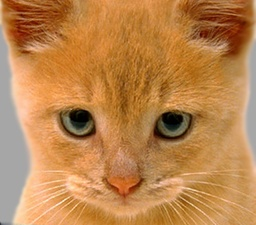
#> input picture cat2.jpg, 256 x 225 px, shrunk from 410 x 361 before the run
$ python edge.py
#> lines starting #> are read from the running program, lines starting #| are printed output that depends on the picture
import cv2
import numpy as np
from math import ceil, pi, tan, e, atan

DATATYPE = np.uint8

# Returns an array of stick kernels.
# It can have more tiles in the stick than the size, but it preserves the same behaviour.
def makeStickKernels(size,stick_count):
    angle_step = 2 * pi / stick_count
    kernels = []

    for step in range(stick_count):
        angle = step * angle_step

        kernel = [[0 for i in range(size)] for j in range(size)]

        slope = tan(angle)
        intercept = (size / 2) * (1 - slope)

        if (abs(slope) < size):
            x_intercepts = [slope * x + intercept for x in range(size)]
            for x in range(size):
                pos = x_intercepts[x]
                if pos < size and pos >= 0:
                    kernel[x][int(pos)] = 1
                    if (x > 0):
                        kernel[x - 1][int(pos)] = 1

        if (abs(slope) > 1 / size):
            y_intercepts = [(y - intercept) / slope for y in range(size)]
            for y in range(size):
                pos = y_intercepts[y]
                if pos < size and pos >= 0:
                    kernel[int(pos)][y] = 1
                    if (y > 0):
                        kernel[int(pos)][y - 1] = 1

        kernels.append(kernel)

    return kernels

# Applies the stick filter
def stickFilter(img0,stick_count,size):
    kernels = makeStickKernels(size,stick_count)

    shape = img0.shape
    filteredImage = np.zeros((shape[0] - size + 2,shape[1] - size + 2),DATATYPE)

    for y in range(size // 2 + 1,shape[1] - size // 2 - 1):
        for x in range(size // 2 + 1,shape[0] - size // 2 - 1):
            max_delta = 0
            for kernel in kernels:
                average = 0
                stick_average = 0
                for conv_y in range(size):
                    for conv_x in range(size):
                        image_x = x - (size // 2) + conv_x
                        image_y = y - (size // 2) + conv_y
                        value = img0[image_x,image_y]
                        if (kernel[conv_x][conv_y]):
                            stick_average += value
                        else:
                            average += value
                average /= size * size
                stick_average /= sum([sum(row) for row in kernel])
                delta = average - stick_average
                if (delta > max_delta):
                    max_delta = delta
            filteredImage[x - size // 2 + 1][y - size // 2 + 1] = int(max_delta)
    return filteredImage

# A basic convolution function for 2d kernels
def simpleConvolve(img,kernel):
    shape = img.shape
    kernel_shape = kernel.shape
    filteredImage = np.zeros((shape[0] - kernel_shape[0] + 1,shape[1] - kernel_shape[1] + 1),DATATYPE)
    for y in range((kernel_shape[1] - 1) // 2,shape[1] - (kernel_shape[1] - 1) // 2):
        for x in range((kernel_shape[0] - 1) // 2,shape[0] - (kernel_shape[0] - 1) // 2):
            out_x = x - (kernel_shape[0] - 1) // 2
            out_y = y - (kernel_shape[1] - 1) // 2
            accumulator = 0
            for conv_x in range(kernel_shape[0]):
                for conv_y in range(kernel_shape[1]):
                    image_x = x - (kernel_shape[0] // 2) + conv_x
                    image_y = y - (kernel_shape[1] // 2) + conv_y
                    if (image_x >= 0 and image_y >= 0 and image_x < shape[0] and image_y < shape[1]):
                        accumulator += img[image_x][image_y] * kernel[conv_x][conv_y]
            filteredImage[out_x][out_y] = int(min(255,max(accumulator,0)))
    return filteredImage

# Does a separated convolution using a gaussian filter
def gaussianConvolve(img, sigma):
    size = 2 * ceil(3 * sigma) + 1
    kernel = np.zeros((size,1))
    low  = -(size - 1) // 2
    high = (size - 1) // 2 + 1
    for i in range(low,high):
        kernel[i + (size - 1) // 2][0] = (1 / (((2 * pi) ** 0.5) * sigma)) * (e ** -((i * i) / ( 2 * sigma * sigma)))
    test = simpleConvolve(img,kernel)
    img2 = simpleConvolve(test,np.transpose(kernel))
    return img2

def gradientMagnitudeThreshholding(image):
    new_image = np.zeros((image.shape[0] - 2, image.shape[1] - 2),dtype=DATATYPE)

    # The magnitudes as pixel intensities.
    magnitude_image = np.zeros((image.shape[0] - 2, image.shape[1] - 2),dtype=np.float32)

    for y in range(1,image.shape[1] - 1):
        for x in range(1,image.shape[0] - 1):
            ix = int(-image[x][y]) + int(image[x + 1][y])
            iy = int(-image[x][y]) + int(image[x][y + 1])
            magnitude = (ix * ix + iy * iy) ** 0.5
            if (magnitude < 20):
                new_image[x - 1][y - 1] = 0
            else:
                new_image[x - 1][y - 1] = image[x][y]
            magnitude_image[x - 1][y - 1] = magnitude
    return new_image, magnitude_image

def nonMaximumSupression(image):
    new_image = np.zeros((image.shape[0] - 2, image.shape[1] - 2),dtype=DATATYPE)

    orientation_image = np.zeros((image.shape[0] - 2, image.shape[1] - 2),dtype=DATATYPE)

    for y in range(1,image.shape[1] - 1):
        for x in range(1,image.shape[0] - 1):

            # Approximation for direction
            ix = int(-image[x][y]) + int(image[x + 1][y])
            iy = int(-image[x][y]) + int(image[x][y + 1])
            if (ix == 0):
                direction = pi / 2
            else:
                direction = atan(iy/ix)

            orientation_image[x - 1][y - 1] = min(max(int(((direction + pi / 2) / pi) * 255),0),255)

            # Get closest angle and see if pixels on that angle are greater
            if (direction > 3 * pi / 8 or direction < - 3 * pi / 8):
                if (image[x][y] >= image[x][y - 1] and image[x][y] >= image[x][y + 1]):
                    new_image[x - 1][y - 1] = image[x][y]
                else:
                    new_image[x - 1][y - 1] = 0
            elif (direction > pi / 8):
                if (image[x][y] >= image[x + 1][y + 1] and image[x][y] >= image[x - 1][y - 1]):
                    new_image[x - 1][y - 1] = image[x][y]
                else:
                    new_image[x - 1][y - 1] = 0
            elif (direction < -pi / 8):
                if (image[x][y] >= image[x + 1][y - 1] and image[x][y] >= image[x - 1][y + 1]):
                    new_image[x - 1][y - 1] = image[x][y]
                else:
                    new_image[x - 1][y - 1] = 0
            else:
                if (image[x][y] >= image[x + 1][y] and image[x][y] >= image[x - 1][y]):
                    new_image[x - 1][y - 1] = image[x][y]
                else:
                    new_image[x - 1][y - 1] = 0
    return new_image, orientation_image


# Main function. Chains the other function to get the final result
def myEdgeFilter(img0,sigma):
    blurred = gaussianConvolve(img0, sigma)
    print("Blurring complete.")

    # Sobel Edge detection
    # I included the reverse directions as well since it wasn't detecting very well without
    kernel_nx = np.array([[-1,0,1],[-2,0,2],[-1,0,1]])
    sobel_nx = simpleConvolve(blurred, kernel_nx)
    print("Negative X Sobel filter complete.")

    kernel_px = np.array([[1,0,-1],[2,0,-2],[-1,0,1]])
    sobel_px = simpleConvolve(blurred, kernel_px)
    print("Positive X Sobel filter complete.")

    kernel_ny = np.array([[-1,-2,-1],[0,0,0],[1,2,1]])
    sobel_ny = simpleConvolve(blurred, kernel_ny)
    print("Negative Y Sobel filter complete.")

    kernel_py = np.array([[1,2,1],[0,0,0],[-1,-2,-1]])
    sobel_py = simpleConvolve(blurred, kernel_py)
    print("Positive Y Sobel filter complete.")

    # Combines all of the sobel edge detections into one.
    combined = sobel_nx + sobel_px + sobel_ny + sobel_py
    print("Combining edge filtered images complete.")

    # Cuts off areas with minimal magnitude in the gradient
    magnitude_threshold, magnitude_image = gradientMagnitudeThreshholding(combined)
    print("Magnitude threshholding complete.")

    # Applying stick filter
    sticks_filtered = stickFilter(magnitude_threshold,5,8)
    print("Sticks filter applied")

    # Suppressing maximums
    final_sticks, _ = nonMaximumSupression(sticks_filtered)
    print("Supression complete.")

    final_no_sticks, orientation_image = nonMaximumSupression(magnitude_threshold)
    print("Supression complete.")

    return final_no_sticks, final_sticks, magnitude_image, orientation_image, combined

# Calling the above functions
file = "cat2.jpg"
image = cv2.imread(file,0)
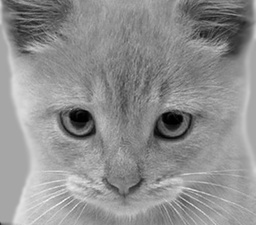
#> image: shape (225, 256); min 0, max 244, mean 142.9
no_sticks, sticks, magnitude, orientation,edges = myEdgeFilter(image,3)
#> after the loop in simpleConvolve, `for y in range((kernel_shape[1] - 1) // 2,shape[1] - (kernel_shape[1] ..`:
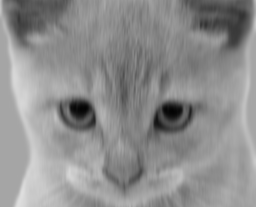
#> filteredImage: shape (207, 256); min 3, max 222, mean 142.2
#> after the loop in gradientMagnitudeThreshholding, `for y in range(1,image.shape[1] - 1):`:
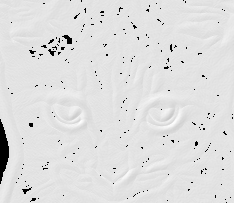
#> magnitude_image: shape (203, 234) float32; min 0, max 405.9, mean 354.8; drawn with min black and max white
#> after the loop in stickFilter, `for y in range(size // 2 + 1,shape[1] - size // 2 - 1):`:
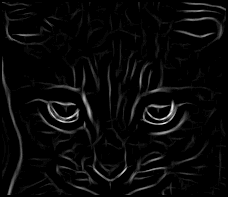
#> filteredImage: shape (197, 228); min 0, max 29, mean 1; drawn with min black and max white
#> after the loop in nonMaximumSupression (call 2), `for y in range(1,image.shape[1] - 1):`:
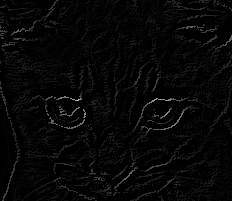
#> new_image: shape (201, 232); min 0, max 184, mean 6
#> after the loop in nonMaximumSupression (call 2), `for y in range(1,image.shape[1] - 1):`:
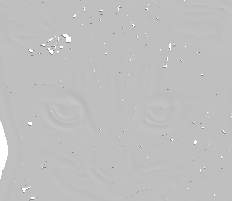
#> orientation_image: shape (201, 232); min 127, max 255, mean 191.2
cv2.imwrite(file[:-4]+"_Edges.jpg",edges)
cv2.imwrite(file[:-4]+"_No_sticks.jpg",no_sticks)
cv2.imwrite(file[:-4]+"_Sticks.jpg",sticks)
cv2.imwrite(file[:-4]+"_Orientation.jpg",orientation)
cv2.imwrite(file[:-4]+"_magnitude.jpg",magnitude)
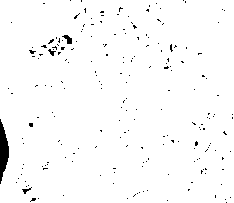
#> saved as cat2_magnitude.jpg: shape (203, 234); min 0, max 255, mean 249.9
